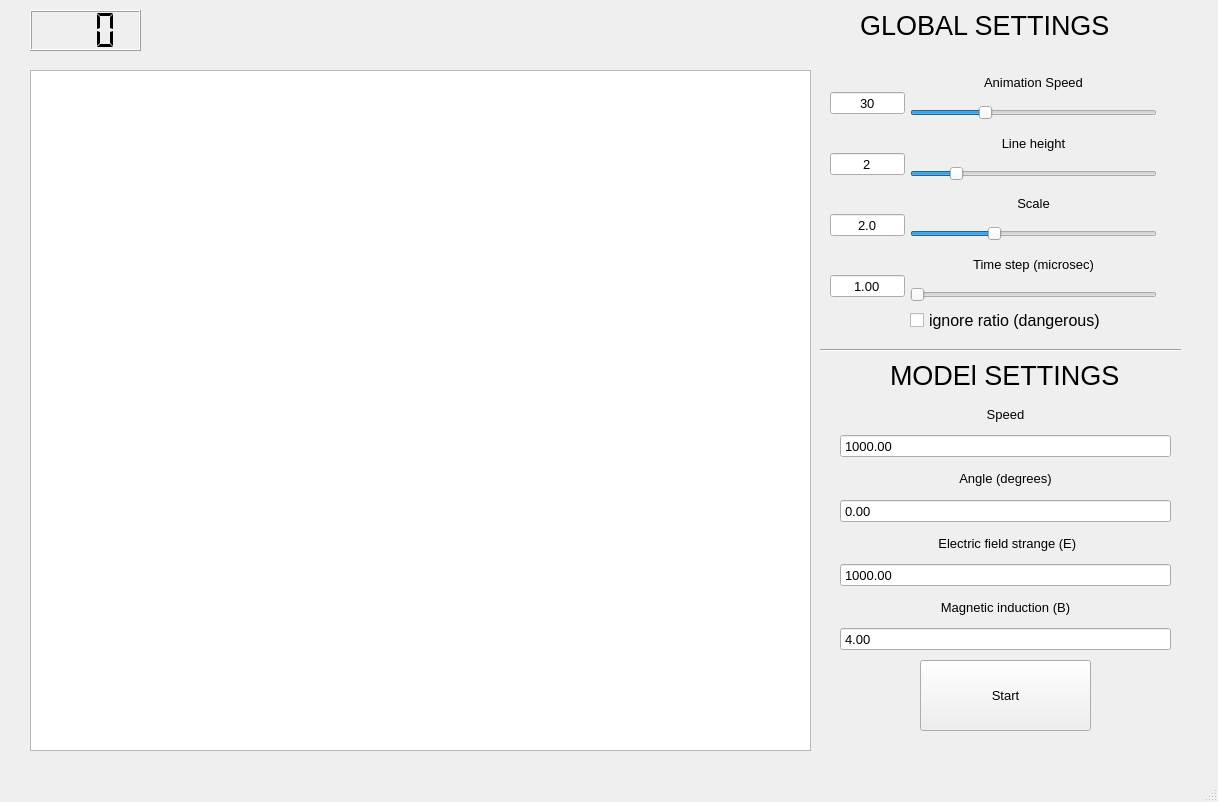
<?xml version="1.0" encoding="UTF-8"?>
<ui version="4.0">
 <class>MainWindow</class>
 <widget class="QMainWindow" name="MainWindow">
  <property name="geometry">
   <rect>
    <x>0</x>
    <y>0</y>
    <width>1218</width>
    <height>802</height>
   </rect>
  </property>
  <property name="sizePolicy">
   <sizepolicy hsizetype="Ignored" vsizetype="Preferred">
    <horstretch>0</horstretch>
    <verstretch>0</verstretch>
   </sizepolicy>
  </property>
  <property name="font">
   <font>
    <pointsize>10</pointsize>
   </font>
  </property>
  <property name="windowTitle">
   <string>Physical Model (beta)</string>
  </property>
  <property name="windowOpacity">
   <double>3.000000000000000</double>
  </property>
  <property name="toolTipDuration">
   <number>-1</number>
  </property>
  <property name="statusTip">
   <string/>
  </property>
  <property name="layoutDirection">
   <enum>Qt::LeftToRight</enum>
  </property>
  <property name="autoFillBackground">
   <bool>true</bool>
  </property>
  <property name="styleSheet">
   <string notr="true"/>
  </property>
  <property name="inputMethodHints">
   <set>Qt::ImhDigitsOnly|Qt::ImhHiddenText</set>
  </property>
  <widget class="QWidget" name="centralwidget">
   <widget class="QGraphicsView" name="graphicsView">
    <property name="geometry">
     <rect>
      <x>30</x>
      <y>70</y>
      <width>781</width>
      <height>681</height>
     </rect>
    </property>
    <property name="sizePolicy">
     <sizepolicy hsizetype="Preferred" vsizetype="Preferred">
      <horstretch>0</horstretch>
      <verstretch>0</verstretch>
     </sizepolicy>
    </property>
   </widget>
   <widget class="QLabel" name="labelGlobal">
    <property name="geometry">
     <rect>
      <x>860</x>
      <y>0</y>
      <width>281</width>
      <height>51</height>
     </rect>
    </property>
    <property name="font">
     <font>
      <pointsize>20</pointsize>
     </font>
    </property>
    <property name="text">
     <string>GLOBAL SETTINGS</string>
    </property>
   </widget>
   <widget class="QLabel" name="labelModel">
    <property name="geometry">
     <rect>
      <x>890</x>
      <y>350</y>
      <width>281</width>
      <height>51</height>
     </rect>
    </property>
    <property name="font">
     <font>
      <pointsize>20</pointsize>
     </font>
    </property>
    <property name="text">
     <string>MODEl SETTINGS</string>
    </property>
   </widget>
   <widget class="Line" name="line">
    <property name="geometry">
     <rect>
      <x>820</x>
      <y>340</y>
      <width>361</width>
      <height>20</height>
     </rect>
    </property>
    <property name="orientation">
     <enum>Qt::Horizontal</enum>
    </property>
   </widget>
   <widget class="QPushButton" name="ButtonStart">
    <property name="geometry">
     <rect>
      <x>920</x>
      <y>660</y>
      <width>171</width>
      <height>71</height>
     </rect>
    </property>
    <property name="sizePolicy">
     <sizepolicy hsizetype="Minimum" vsizetype="Fixed">
      <horstretch>0</horstretch>
      <verstretch>0</verstretch>
     </sizepolicy>
    </property>
    <property name="styleSheet">
     <string notr="true"/>
    </property>
    <property name="text">
     <string>Start</string>
    </property>
   </widget>
   <widget class="QWidget" name="layoutWidget">
    <property name="geometry">
     <rect>
      <x>830</x>
      <y>60</y>
      <width>75</width>
      <height>271</height>
     </rect>
    </property>
    <layout class="QVBoxLayout" name="verticalLayout_2">
     <item>
      <widget class="QSpinBox" name="spinBoxAnimationSpeed">
       <property name="alignment">
        <set>Qt::AlignCenter</set>
       </property>
       <property name="buttonSymbols">
        <enum>QAbstractSpinBox::NoButtons</enum>
       </property>
       <property name="accelerated">
        <bool>true</bool>
       </property>
       <property name="minimum">
        <number>1</number>
       </property>
       <property name="maximum">
        <number>100</number>
       </property>
       <property name="value">
        <number>30</number>
       </property>
      </widget>
     </item>
     <item>
      <widget class="QSpinBox" name="spinBoxLineHeight">
       <property name="alignment">
        <set>Qt::AlignCenter</set>
       </property>
       <property name="buttonSymbols">
        <enum>QAbstractSpinBox::NoButtons</enum>
       </property>
       <property name="minimum">
        <number>1</number>
       </property>
       <property name="maximum">
        <number>7</number>
       </property>
       <property name="value">
        <number>2</number>
       </property>
      </widget>
     </item>
     <item>
      <widget class="QDoubleSpinBox" name="doubleSpinBoxScale">
       <property name="alignment">
        <set>Qt::AlignCenter</set>
       </property>
       <property name="buttonSymbols">
        <enum>QAbstractSpinBox::NoButtons</enum>
       </property>
       <property name="accelerated">
        <bool>true</bool>
       </property>
       <property name="correctionMode">
        <enum>QAbstractSpinBox::CorrectToNearestValue</enum>
       </property>
       <property name="decimals">
        <number>1</number>
       </property>
       <property name="minimum">
        <double>1.000000000000000</double>
       </property>
       <property name="maximum">
        <double>4.000000000000000</double>
       </property>
       <property name="singleStep">
        <double>0.200000000000000</double>
       </property>
       <property name="value">
        <double>2.000000000000000</double>
       </property>
      </widget>
     </item>
     <item>
      <widget class="QDoubleSpinBox" name="doubleSpinBoxTimeStep">
       <property name="alignment">
        <set>Qt::AlignCenter</set>
       </property>
       <property name="buttonSymbols">
        <enum>QAbstractSpinBox::NoButtons</enum>
       </property>
       <property name="correctionMode">
        <enum>QAbstractSpinBox::CorrectToNearestValue</enum>
       </property>
       <property name="minimum">
        <double>1.000000000000000</double>
       </property>
       <property name="maximum">
        <double>100.000000000000000</double>
       </property>
       <property name="value">
        <double>1.000000000000000</double>
       </property>
      </widget>
     </item>
    </layout>
   </widget>
   <widget class="QWidget" name="layoutWidget">
    <property name="geometry">
     <rect>
      <x>910</x>
      <y>65</y>
      <width>247</width>
      <height>268</height>
     </rect>
    </property>
    <layout class="QVBoxLayout" name="verticalLayout">
     <item>
      <widget class="QLabel" name="labelAnimationSpeed">
       <property name="font">
        <font>
         <pointsize>10</pointsize>
        </font>
       </property>
       <property name="text">
        <string>Animation Speed</string>
       </property>
       <property name="alignment">
        <set>Qt::AlignCenter</set>
       </property>
      </widget>
     </item>
     <item>
      <widget class="QSlider" name="horizontalSliderAnimationSpeed">
       <property name="inputMethodHints">
        <set>Qt::ImhDigitsOnly|Qt::ImhPreferNumbers</set>
       </property>
       <property name="minimum">
        <number>1</number>
       </property>
       <property name="maximum">
        <number>100</number>
       </property>
       <property name="value">
        <number>30</number>
       </property>
       <property name="orientation">
        <enum>Qt::Horizontal</enum>
       </property>
       <property name="invertedAppearance">
        <bool>false</bool>
       </property>
       <property name="invertedControls">
        <bool>false</bool>
       </property>
       <property name="tickPosition">
        <enum>QSlider::NoTicks</enum>
       </property>
       <property name="tickInterval">
        <number>0</number>
       </property>
      </widget>
     </item>
     <item>
      <widget class="QLabel" name="labelLineHeight">
       <property name="font">
        <font>
         <pointsize>10</pointsize>
        </font>
       </property>
       <property name="text">
        <string>Line height</string>
       </property>
       <property name="alignment">
        <set>Qt::AlignCenter</set>
       </property>
      </widget>
     </item>
     <item>
      <widget class="QSlider" name="horizontalSliderLineHeight">
       <property name="minimum">
        <number>1</number>
       </property>
       <property name="maximum">
        <number>7</number>
       </property>
       <property name="value">
        <number>2</number>
       </property>
       <property name="orientation">
        <enum>Qt::Horizontal</enum>
       </property>
      </widget>
     </item>
     <item>
      <widget class="QLabel" name="labelScale">
       <property name="font">
        <font>
         <pointsize>10</pointsize>
        </font>
       </property>
       <property name="text">
        <string>Scale</string>
       </property>
       <property name="alignment">
        <set>Qt::AlignCenter</set>
       </property>
      </widget>
     </item>
     <item>
      <widget class="QSlider" name="horizontalSliderScale">
       <property name="layoutDirection">
        <enum>Qt::LeftToRight</enum>
       </property>
       <property name="minimum">
        <number>1</number>
       </property>
       <property name="maximum">
        <number>4</number>
       </property>
       <property name="singleStep">
        <number>1</number>
       </property>
       <property name="pageStep">
        <number>1</number>
       </property>
       <property name="value">
        <number>2</number>
       </property>
       <property name="orientation">
        <enum>Qt::Horizontal</enum>
       </property>
      </widget>
     </item>
     <item>
      <widget class="QLabel" name="labelTimeStep">
       <property name="font">
        <font>
         <pointsize>10</pointsize>
        </font>
       </property>
       <property name="text">
        <string>Time step (microsec)</string>
       </property>
       <property name="alignment">
        <set>Qt::AlignCenter</set>
       </property>
      </widget>
     </item>
     <item>
      <widget class="QSlider" name="horizontalSliderTimeStep">
       <property name="minimum">
        <number>1</number>
       </property>
       <property name="maximum">
        <number>100</number>
       </property>
       <property name="pageStep">
        <number>1</number>
       </property>
       <property name="value">
        <number>1</number>
       </property>
       <property name="orientation">
        <enum>Qt::Horizontal</enum>
       </property>
      </widget>
     </item>
     <item>
      <widget class="QCheckBox" name="checkBox">
       <property name="font">
        <font>
         <pointsize>12</pointsize>
        </font>
       </property>
       <property name="text">
        <string>ignore ratio (dangerous)</string>
       </property>
      </widget>
     </item>
    </layout>
   </widget>
   <widget class="QWidget" name="layoutWidget">
    <property name="geometry">
     <rect>
      <x>840</x>
      <y>400</y>
      <width>331</width>
      <height>251</height>
     </rect>
    </property>
    <layout class="QVBoxLayout" name="verticalLayout_3">
     <item>
      <widget class="QLabel" name="labelSpeed">
       <property name="font">
        <font>
         <pointsize>10</pointsize>
        </font>
       </property>
       <property name="text">
        <string>Speed</string>
       </property>
       <property name="alignment">
        <set>Qt::AlignCenter</set>
       </property>
      </widget>
     </item>
     <item>
      <widget class="QDoubleSpinBox" name="doubleSpinBoxSpeed">
       <property name="font">
        <font>
         <pointsize>10</pointsize>
        </font>
       </property>
       <property name="wrapping">
        <bool>false</bool>
       </property>
       <property name="frame">
        <bool>true</bool>
       </property>
       <property name="buttonSymbols">
        <enum>QAbstractSpinBox::NoButtons</enum>
       </property>
       <property name="accelerated">
        <bool>true</bool>
       </property>
       <property name="maximum">
        <double>10000.000000000000000</double>
       </property>
       <property name="singleStep">
        <double>9.000000000000000</double>
       </property>
       <property name="value">
        <double>1000.000000000000000</double>
       </property>
      </widget>
     </item>
     <item>
      <widget class="QLabel" name="labelAngle">
       <property name="font">
        <font>
         <pointsize>10</pointsize>
        </font>
       </property>
       <property name="text">
        <string>Angle (degrees)</string>
       </property>
       <property name="alignment">
        <set>Qt::AlignCenter</set>
       </property>
      </widget>
     </item>
     <item>
      <widget class="QDoubleSpinBox" name="doubleSpinBoxAngle">
       <property name="font">
        <font>
         <pointsize>10</pointsize>
        </font>
       </property>
       <property name="buttonSymbols">
        <enum>QAbstractSpinBox::NoButtons</enum>
       </property>
       <property name="accelerated">
        <bool>true</bool>
       </property>
       <property name="minimum">
        <double>-90.000000000000000</double>
       </property>
       <property name="maximum">
        <double>90.000000000000000</double>
       </property>
       <property name="singleStep">
        <double>0.100000000000000</double>
       </property>
      </widget>
     </item>
     <item>
      <widget class="QLabel" name="labelElectric">
       <property name="font">
        <font>
         <pointsize>10</pointsize>
        </font>
       </property>
       <property name="text">
        <string> Electric field strange (E)</string>
       </property>
       <property name="alignment">
        <set>Qt::AlignCenter</set>
       </property>
      </widget>
     </item>
     <item>
      <widget class="QDoubleSpinBox" name="doubleSpinBoxElectric">
       <property name="font">
        <font>
         <pointsize>10</pointsize>
        </font>
       </property>
       <property name="buttonSymbols">
        <enum>QAbstractSpinBox::NoButtons</enum>
       </property>
       <property name="accelerated">
        <bool>true</bool>
       </property>
       <property name="maximum">
        <double>100000.000000000000000</double>
       </property>
       <property name="singleStep">
        <double>10.000000000000000</double>
       </property>
       <property name="value">
        <double>1000.000000000000000</double>
       </property>
      </widget>
     </item>
     <item>
      <widget class="QLabel" name="labelMagnetic">
       <property name="font">
        <font>
         <pointsize>10</pointsize>
        </font>
       </property>
       <property name="text">
        <string>Magnetic induction (B)</string>
       </property>
       <property name="alignment">
        <set>Qt::AlignCenter</set>
       </property>
      </widget>
     </item>
     <item>
      <widget class="QDoubleSpinBox" name="doubleSpinBoxMagnetic">
       <property name="font">
        <font>
         <pointsize>10</pointsize>
        </font>
       </property>
       <property name="buttonSymbols">
        <enum>QAbstractSpinBox::NoButtons</enum>
       </property>
       <property name="accelerated">
        <bool>true</bool>
       </property>
       <property name="maximum">
        <double>100.000000000000000</double>
       </property>
       <property name="value">
        <double>4.000000000000000</double>
       </property>
      </widget>
     </item>
    </layout>
   </widget>
   <widget class="QLCDNumber" name="lcdNumber">
    <property name="geometry">
     <rect>
      <x>30</x>
      <y>10</y>
      <width>111</width>
      <height>41</height>
     </rect>
    </property>
    <property name="frameShape">
     <enum>QFrame::Box</enum>
    </property>
    <property name="frameShadow">
     <enum>QFrame::Raised</enum>
    </property>
    <property name="smallDecimalPoint">
     <bool>false</bool>
    </property>
    <property name="digitCount">
     <number>3</number>
    </property>
    <property name="segmentStyle">
     <enum>QLCDNumber::Flat</enum>
    </property>
   </widget>
  </widget>
  <widget class="QStatusBar" name="statusbar"/>
  <widget class="QMenuBar" name="menubar">
   <property name="geometry">
    <rect>
     <x>0</x>
     <y>0</y>
     <width>1218</width>
     <height>26</height>
    </rect>
   </property>
  </widget>
 </widget>
 <tabstops>
  <tabstop>horizontalSliderScale</tabstop>
  <tabstop>horizontalSliderTimeStep</tabstop>
  <tabstop>checkBox</tabstop>
  <tabstop>graphicsView</tabstop>
 </tabstops>
 <resources/>
 <connections/>
</ui>
